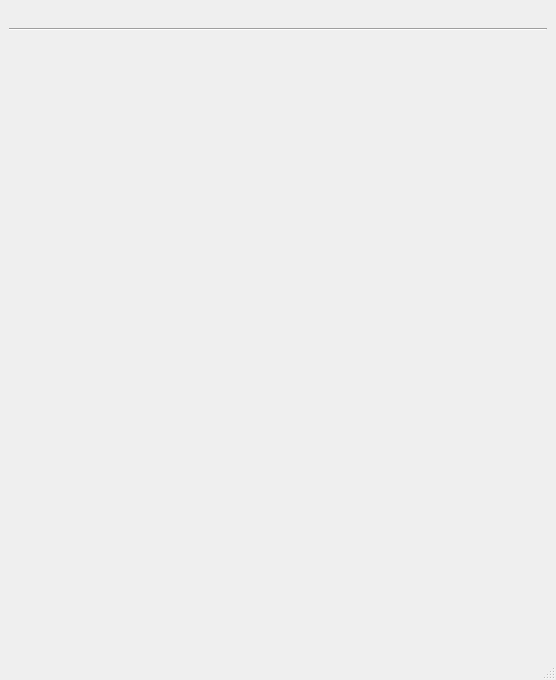
<?xml version="1.0" encoding="UTF-8"?>
<ui version="4.0">
 <class>MainWindow</class>
 <widget class="QMainWindow" name="MainWindow">
  <property name="geometry">
   <rect>
    <x>0</x>
    <y>0</y>
    <width>556</width>
    <height>680</height>
   </rect>
  </property>
  <property name="windowTitle">
   <string>ChEsher 1.1</string>
  </property>
  <property name="windowIcon">
   <iconset>
    <normaloff>:/resource/resource/icon.ico</normaloff>:/resource/resource/icon.ico</iconset>
  </property>
  <widget class="QWidget" name="centralwidget">
   <layout class="QGridLayout" name="gridLayout">
    <item row="0" column="0">
     <widget class="QLabel" name="labelModule">
      <property name="font">
       <font>
        <pointsize>8</pointsize>
        <weight>75</weight>
        <italic>false</italic>
        <bold>true</bold>
       </font>
      </property>
      <property name="text">
       <string/>
      </property>
      <property name="alignment">
       <set>Qt::AlignCenter</set>
      </property>
     </widget>
    </item>
    <item row="1" column="0">
     <widget class="Line" name="line">
      <property name="orientation">
       <enum>Qt::Horizontal</enum>
      </property>
     </widget>
    </item>
    <item row="2" column="0">
     <widget class="QStackedWidget" name="stackedWidget">
      <property name="currentIndex">
       <number>-1</number>
      </property>
     </widget>
    </item>
   </layout>
  </widget>
  <widget class="QStatusBar" name="statusbar"/>
  <widget class="QMenuBar" name="menubar">
   <property name="geometry">
    <rect>
     <x>0</x>
     <y>0</y>
     <width>556</width>
     <height>21</height>
    </rect>
   </property>
  </widget>
  <action name="actionReset">
   <property name="text">
    <string>Reset</string>
   </property>
  </action>
  <action name="actionClose">
   <property name="text">
    <string>Close</string>
   </property>
  </action>
  <action name="actionChEsher">
   <property name="text">
    <string>ChEsher </string>
   </property>
  </action>
  <action name="actionAbout_ChEsher">
   <property name="text">
    <string>About ChEsher</string>
   </property>
  </action>
 </widget>
 <resources>
  <include location="resource.qrc"/>
 </resources>
 <connections/>
</ui>
